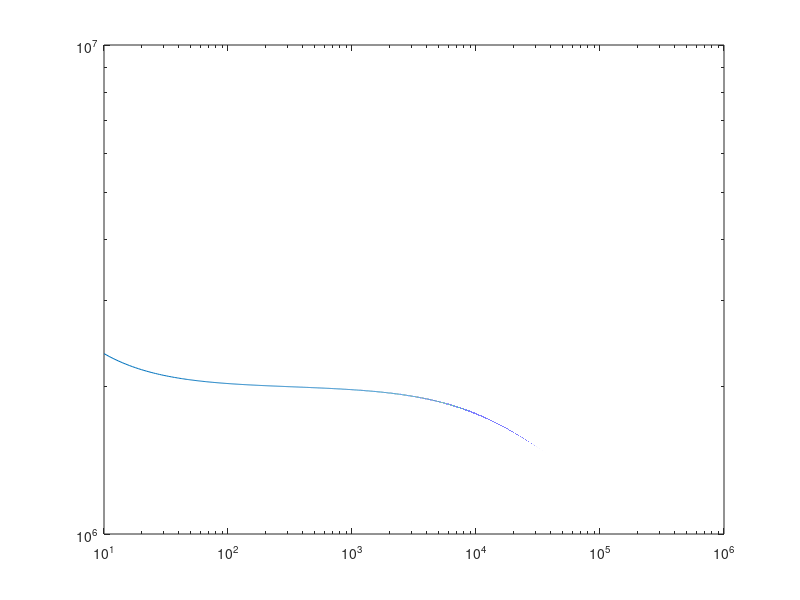

This chart was generated by the following MATLAB code:
R = 1e6;
Cin = 5e-12;
Cc = 47e-9;
Zr = R;
Zline = 50;
f = 10:1:1e6;
Zcc = 1./(2*pi.*f.*Cc);
Zcin = 1./(2*pi.*f.*Cin);

Ztot = Zr + Zcc + 1./(1/Zr+1./Zcin);

S21 = (2*Ztot)./(2+Zline./Ztot);

figure()
loglog(f,S21)
xlim([f(1),f(end)])
